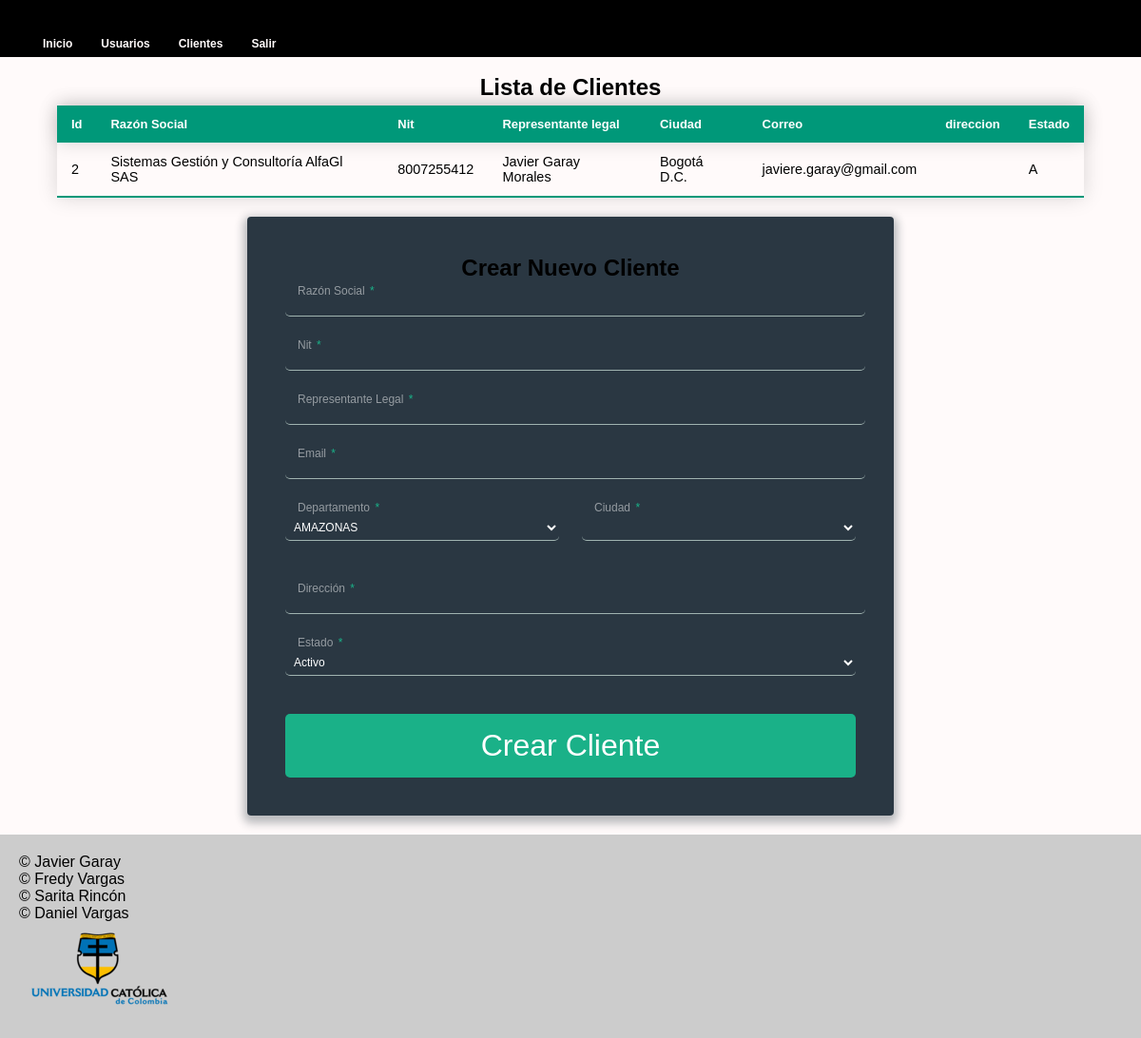
The app's page /cliente (signed in) with its own data.
### tables this page shows
CREATE TABLE `clientes` (
  `cli_id` int(10) NOT NULL,
  `cli_razon_social` varchar(120) NOT NULL,
  `cli_identificacion` varchar(20) NOT NULL,
  `cli_representante_legal` varchar(120) NOT NULL,
  `cli_direccion` varchar(200) NOT NULL,
  `cli_ciu_id` int(6) NOT NULL,
  `cli_correo` varchar(120) NOT NULL,
  `cli_estado` varchar(1) NOT NULL
);

CREATE TABLE `ciudades` (
  `ciu_id` int(6) NOT NULL,
  `ciu_nombre` varchar(255) NOT NULL DEFAULT '',
  `ciu_dep_id` int(2) NOT NULL,
  `ciu_estado` varchar(1) DEFAULT NULL
);

### libs/view.php (called while the page is built, shortened)
<?php
class View{
    function render($nombre){
        require 'views/' . $nombre . '.php';
    }
}
?>

### index.php (called while the page is built, shortened)
<?php
require_once 'libs/view.php';
require_once 'libs/database.php';
$app = new App();
?>

### models/cliente/cliente.php (called while the page is built, shortened)
<?php
class clienteModel extends Model{
    public function get(){
        $items = [];
        try{
            $query = $this->db->connect()->query("SELECT cli_id,cli_razon_social razon,cli_identificacion nit,cli_representante_legal rpl,cli_direccion,ciu_nombre ciudad,cli_correo,cli_estado FROM clientes,ciudades where cli_ciu_id=ciu_id and cli_estado='A'");
            while($row = $query->fetch()){
                $item = new ClienteSchema();
                $item->id      = $row['cli_id'];
                $item->razon   = $row['razon'];
                $item->nit     = $row['nit'];
                $item->rpl     = $row['rpl'];
                $item->ciudad  = $row['ciudad'];
                $item->correo  = $row['cli_correo'];
                $item->estado  = $row['cli_estado'];
                array_push($items, $item);
            }
            return $items;
        }catch(PDOException $e){
            return [];
        }
    }
}
?>

### libs/database.php (called while the page is built, shortened)
<?php
class Database{
    private $host;
    private $db;
    private $user;
    private $password;
    private $charset;
    public function __construct(){
    $this->host = constant('HOST');
    $this->db = constant('DB');
    $this->user = constant('USER');
    $this->password = constant('PASSWORD');
    $this->charset = constant('CHARSET');
    }
    function connect(){
        try{
            $connection = "mysql:host=" . $this->host . ";dbname=" . $this->db . ";charset=" . $this->charset;
            $options = [
                PDO::ATTR_ERRMODE            => PDO::ERRMODE_EXCEPTION,
                PDO::ATTR_EMULATE_PREPARES   => false,
            ];
            $pdo = new PDO($connection, $this->user, $this->password, $options);
            return $pdo;
        }catch(PDOException $e){
            print_r('Error connection: ' . $e->getMessage());
        }
    }
}
?>

### views/clientes/index.php (the view, shortened to what this page needs)
<!DOCTYPE html>
<html lang="en">
   <head>
      <link rel="stylesheet" href="<?php echo constant('URL'); ?>public/css/default.css">
   </head>
   <body>
      <?php require 'views/header.php'; ?>
      <br>
      <h2 class="center">Lista de Clientes</h2>
      <table class="styled-table">
         <thead class="styled-table">
            <tr>
               <th>Id</th>
               <th>Razón Social</th>
               <th>Nit</th>
               <th>Representante legal</th>
               <th>Ciudad</th>
               <th>Correo</th>
               <th>direccion</th>
               <th>Estado</th>
            </tr>
         </thead>
         <tbody>
            <?php require_once 'models/cliente/clienteshema.php';
               foreach ($this->clientes as $row) {
                 $cliente = $row;
               ?>
            <tr>
               <td><?php echo $cliente->id?></td>
               <td><?php echo $cliente->razon?></td>
               <td><?php echo $cliente->nit?></td>
               <td><?php echo $cliente->rpl?></td>
               <td><?php echo $cliente->ciudad?></td>
               <td><?php echo $cliente->correo?></td>
               <td><?php echo $cliente->direccion?></td>
               <td><?php echo $cliente->estado?></td>
            </tr>
            <?php } ?>
         </tbody>
      </table>
      <div class="contenedor-formularios" id="formP">
         <h2 class="center">Crear Nuevo Cliente</h2>
         <form action="<?php echo constant('URL'); ?>cliente/crearCliente" method="post" id="clientes">
            <div class="contenedor-input">
               <label>
               Razón Social <span class="req">*</span>
               </label>
               <input type="text" required name="razon">
            </div>
            <div class="contenedor-input">
               <label>
               Nit <span class="req">*</span>
               </label>
               <input type="text" required name="nit">
            </div>
            <div class="contenedor-input">
               <label>
               Representante Legal <span class="req">*</span>
               </label>
               <input type="text" required name="rpl">
            </div>
            <div class="contenedor-input" id="grupo_correo">
               <label>
               Email <span class="req">*</span>
               </label>
               <input type="email" required name="correo">
            </div>
            <div class="fila-arriba">
               <div class="contenedor-select">
                  <label>
                  Departamento <span class="req">*</span>
                  </label>
                  <select  required name="depto" id="depto">
                     <?php
                        $data=$this->ciudades;
                           $deptosNombres = array_unique(array_column($data, 'NombreDep'));
                           $deptosIds = array_unique(array_column($data, 'IdDep'));
                           foreach ($deptosNombres as $k => $NombreDep) {
                           ?>
                     <option value="<?php echo $deptosIds[$k];?>"><?php echo $NombreDep?></option>
                     <?php } ?>
                  </select>
               </div>
               <div class="contenedor-select">
                  <label>
                  Ciudad <span class="req">*</span>
                  </label>
                  <select  required name="ciudad" id="ciudad">
                  </select>
               </div>
            </div>
            <div class="contenedor-input">
               <label>
               Dirección <span class="req">*</span>
               </label>
               <input type="text" required name="dir">
            </div>
            <div class="contenedor-select">
               <label>
                  Estado <span class="req">*</span>
               </label>
               <select  required name="estado">
                  <option value="A">Activo</option>
               </select>
            </div>
            <input type="submit" class="button button-block" value="Crear Cliente">
         </form>
      </div>
      <?php require 'views/footer.php'; ?>
   </body>
</html>

### public/css/default.css (style rules this page uses)
* { padding: 0; margin: 0; }
body { font-family: Arial, Helvetica, sans-serif; background-color:snow; color: black; }
.center { text-align: center }
.contenedor-formularios { background: rgba(19, 35, 47, 0.9); padding: 40px; max-width: 600px; margin: 20px auto; border-radius: 4px; box-shadow: 0 4px 10px 4px rgba(19, 35, 47, 0.3); }
label { position: relative; transform: translateY(4px); left: 13px; color: rgba(255, 255, 255, 0.5); transition: all 0.25s ease; -webkit-backface-visibility: hidden; pointer-events: none; font-size: 12px; }
label .req { margin: 2px; color: #1ab188; }
select { font-size: 12px; display: block; width: 100%; height: 100%; padding: 5px 5px; background: none; background-image: none; border: 1px solid #a0b3b0; border-top: none; border-left: none; border-right: none; color: #fff; border-radius: 0; transition: all 0.5s ease; border-radius: 5px; }
input { font-size: 12px; display: block; width: 100%; height: 100%; padding: 2px 5px; background: none; background-image: none; border: 1px solid #a0b3b0; border-top: none; border-left: none; border-right: none; color: #fff; border-radius: 0; transition: all 0.5s ease; border-radius: 5px; }
.contenedor-select { position: relative; margin-bottom: 40px; }
.contenedor-input { position: relative; margin-bottom: 20px; }
.fila-arriba:after { content: ""; display: table; clear: both; }
.fila-arriba div { float: left; width: 48%; margin-right: 4%; }
.fila-arriba div:last-child { margin: 0; }
.button { border: 0; outline: none; border-radius: 5px; cursor: pointer; padding: 15px 0; font-size: 2rem; background: #1ab188; color: #fff; transition: all 0.5s ease; -webkit-appearance: none; }
.button-block { display: block; width: 100%; }
.styled-table { border-collapse: collapse; margin: 5px 5%; font-size: 0.9em; font-family: sans-serif; min-width: 90%; box-shadow: 0 0 20px rgba(0, 0, 0, 0.15); }
.styled-table thead tr { background-color: #009879; color: #ffffff; text-align: left; }
.styled-table th, .styled-table td { padding: 12px 15px; }
.styled-table tbody tr { border-bottom: 1px solid #dddddd; }
.styled-table tbody tr:last-of-type { border-bottom: 2px solid #009879; }
option { background-color: #0c151b; }

### records on screen
clientes: cli_id "2", cli_razon_social "Sistemas Gestión y Consultoría AlfaGl SAS", cli_identificacion "8007255412", cli_representante_legal "Javier Garay Morales", cli_ciu.ciu_nombre "Bogotá D.C.", cli_correo "javiere.garay@gmail.com", cli_estado "A"

### other values on screen
form field depto "AMAZONAS"
